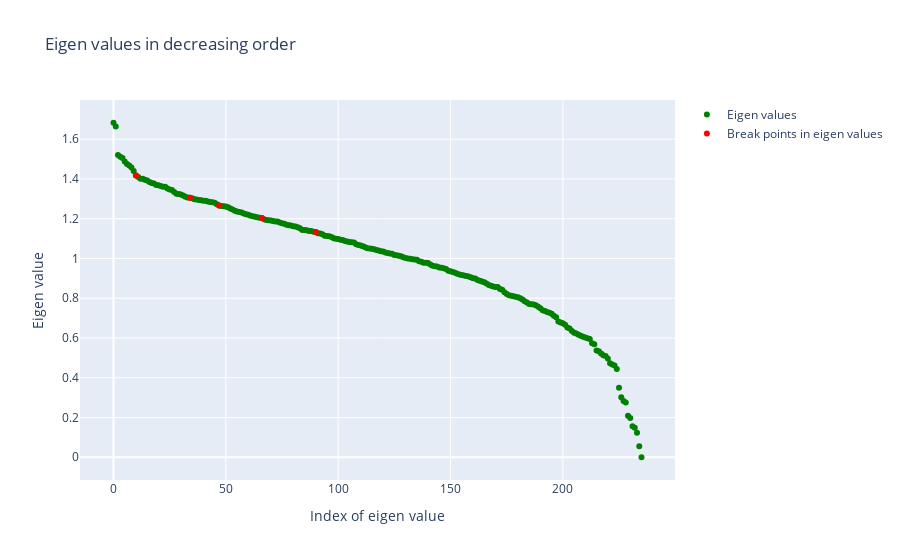

Notebook source saved alongside this figure:
### Code cell
k, _,  _ = eigenDecomposition(adj_mat_duration.todense())
print(f'Optimal number of clusters {k}')

### Figure 1 — Plotly figure (JSON) as saved in the notebook; plotly's stock layout.template omitted (floating-point values rounded to 4 significant figures; data arrays with more than 128 entries replaced by an {"elided": "..."} marker saying what was removed)
{"data": [{"line": {"color": "green", "dash": "solid"}, "mode": "markers", "name": "Eigen values", "type": "scatter", "x": {"elided": "236 int values"}, "y": {"elided": "236 float values"}}, {"line": {"color": "red", "dash": "solid"}, "mode": "markers", "name": "Break points in eigen values", "type": "scatter", "x": [10, 34, 47, 66, 90], "y": [1.417, 1.306, 1.267, 1.203, 1.133]}], "layout": {"title": {"text": "Eigen values in decreasing order"}, "xaxis": {"title": {"text": "Index of eigen value"}}, "yaxis": {"title": {"text": "Eigen value"}}}}
